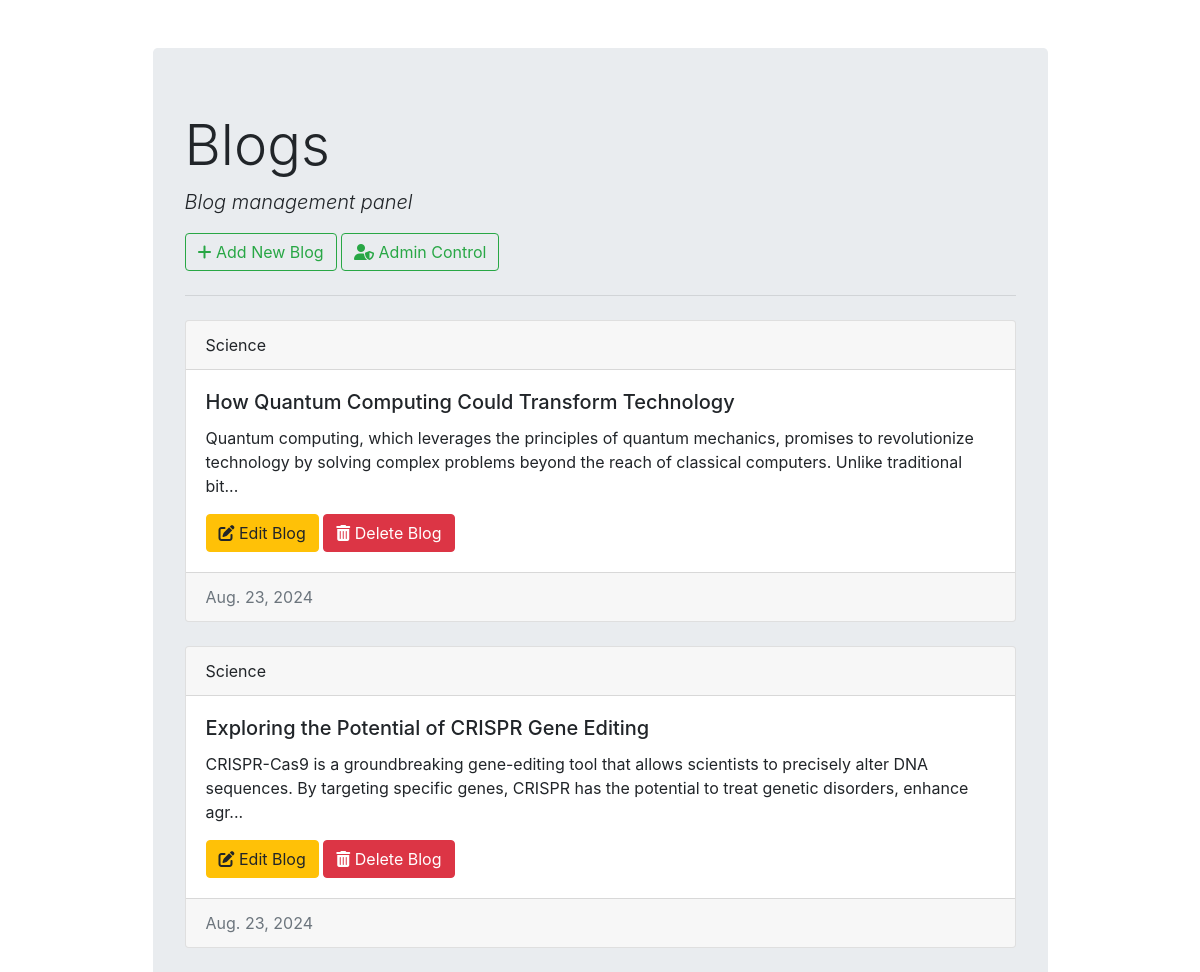
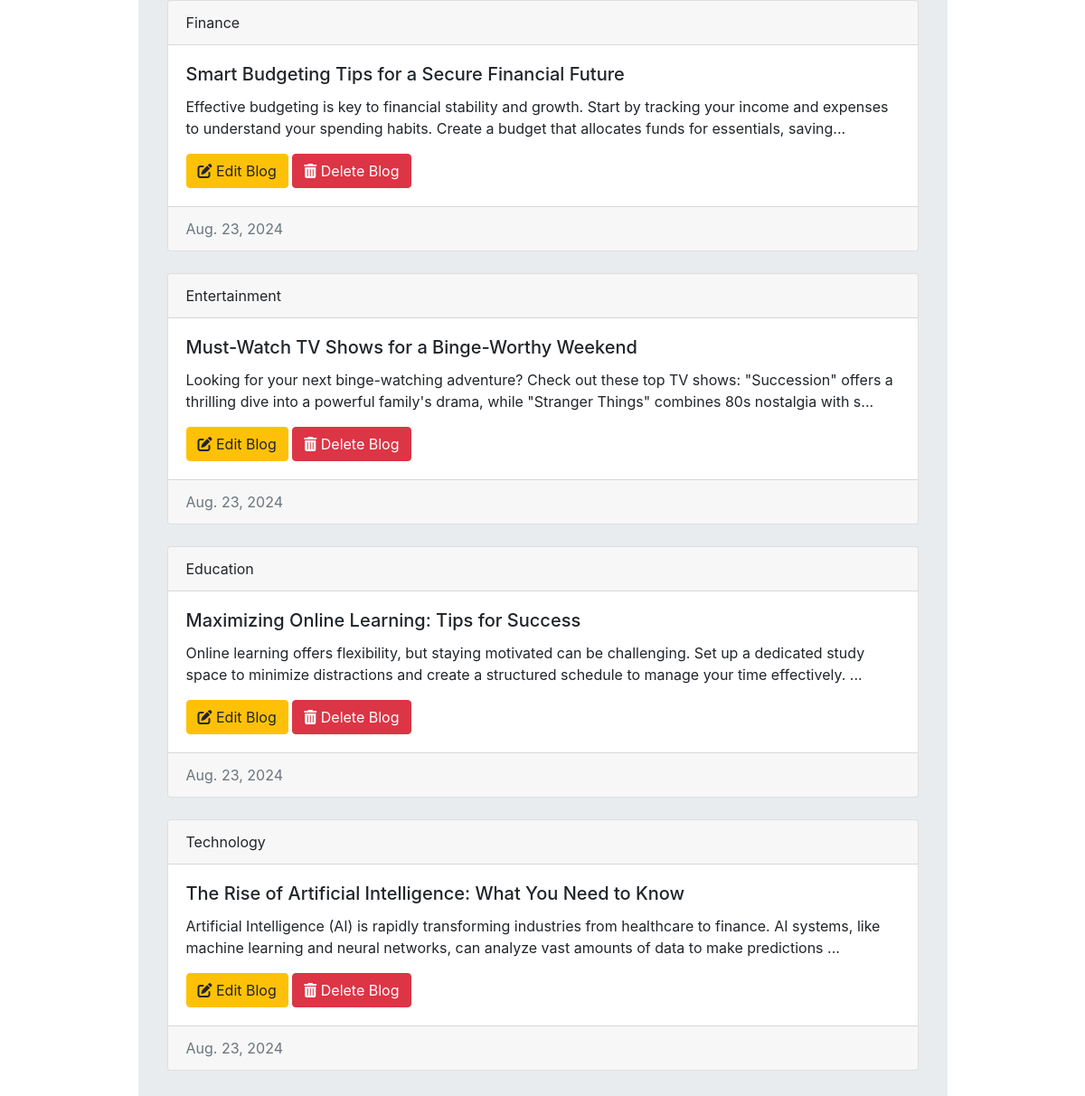
The page / on the database its author committed (2 pictures, top to bottom).
### blog/models.py (models this page shows, shortened)
class BlogModel(models.Model):
    title = models.CharField(max_length=255)
    content = models.TextField(null=True)
    category = models.ForeignKey(BlogCategoryModel,on_delete=models.CASCADE)
    date_created = models.DateField(auto_now=True)

class BlogCategoryModel(models.Model):
    title = models.CharField(max_length=255)

### blog/views.py (the view)
# urls.py: path("",view=views.blog_list,name="blog_list"), # get -> all blogs
def blog_list(request):
    blogs = BlogModel.objects.all()
    template = loader.get_template("blog_list.html")
    context = {
        "blogs": blogs
    }
    return HttpResponse(template.render(context=context,request=request))

### blog/templates/blog_list.html (shortened to what this page needs)
{% extends "master.html" %}
{% block content %}
<div class="container">
    <div class="col-md-10 offset-md-1 mt-5">
        <div class="jumbotron">
            <h1 class="display-4">Blogs</h1>
            <p class="lead font-italic">Blog management panel</p>
            <a href="{% url 'blog_create' %}" class="btn btn-outline-success">
              <i class="fas fa-plus"></i> Add New Blog
            </a>
            <a href="{% url 'admin:index' %}" target="_blank"  class="btn btn-outline-success">
              <i class="fa fa-user-shield"></i> Admin Control
            </a>
            <hr class="my-4">
            {% for blog in blogs %}
              <div class="card">
                <div class="card-header">
                  {{blog.category.title}}
                </div>
                <div class="card-body">
                  <h5 class="card-title">{{blog.title}}</h5>
                  <p class="card-text">{{blog.content|slice:":200" }}...</p>
                  <a href="{% url 'blog_update' blog.id %}" class="btn btn-warning"><i class="fa fa-edit"></i> Edit Blog</a>
                  <form action="{% url 'blog_delete' blog.id %}" method="post" class="d-inline">
                    <button type="submit" class="btn btn-danger">
                        <i class="fa fa-trash-alt"></i> Delete Blog
                    </button>
                </form>
                </div>
                <div class="card-footer text-muted">
                    {{blog.date_created}}
                </div>
              </div>
              <br>
            {% endfor %}
        </div>
    </div>
</div>
{% endblock %}

### blog/templates/master.html (shortened to what this page needs)
<!DOCTYPE html>
<html lang="en">
<head>
    <link rel="stylesheet" href="https://cdn.jsdelivr.net/npm/bootstrap@4.6.2/dist/css/bootstrap.min.css">
    <link rel="stylesheet" href="https://cdnjs.cloudflare.com/ajax/libs/font-awesome/6.6.0/css/all.min.css">
</head>
<body>
    {% block content %}
    {% endblock content %}
</body>
</html>

### rows shown on the page
BlogModel: category "Science", title "How Quantum Computing Could Transform Technology", content "Quantum computing, which leverages the principles of quantum mechanics, promises to revolutionize technology by solving complex problems beyond the reach of classical computers. Unlike traditional bit", date_created "Aug. 23, 2024"
BlogModel: category "Science", title "Exploring the Potential of CRISPR Gene Editing", content "CRISPR-Cas9 is a groundbreaking gene-editing tool that allows scientists to precisely alter DNA sequences. By targeting specific genes, CRISPR has the potential to treat genetic disorders, enhance agr", date_created "Aug. 23, 2024"
BlogModel: category "Finance", title "Smart Budgeting Tips for a Secure Financial Future", content "Effective budgeting is key to financial stability and growth. Start by tracking your income and expenses to understand your spending habits. Create a budget that allocates funds for essentials, saving", date_created "Aug. 23, 2024"
BlogModel: category "Entertainment", title "Must-Watch TV Shows for a Binge-Worthy Weekend", content "Looking for your next binge-watching adventure? Check out these top TV shows: \"Succession\" offers a thrilling dive into a powerful family's drama, while \"Stranger Things\" combines 80s nostalgia with s", date_created "Aug. 23, 2024"
BlogModel: category "Education", title "Maximizing Online Learning: Tips for Success", content "Online learning offers flexibility, but staying motivated can be challenging. Set up a dedicated study space to minimize distractions and create a structured schedule to manage your time effectively.", date_created "Aug. 23, 2024"
BlogModel: category "Technology", title "The Rise of Artificial Intelligence: What You Need to Know", content "Artificial Intelligence (AI) is rapidly transforming industries from healthcare to finance. AI systems, like machine learning and neural networks, can analyze vast amounts of data to make predictions", date_created "Aug. 23, 2024"
